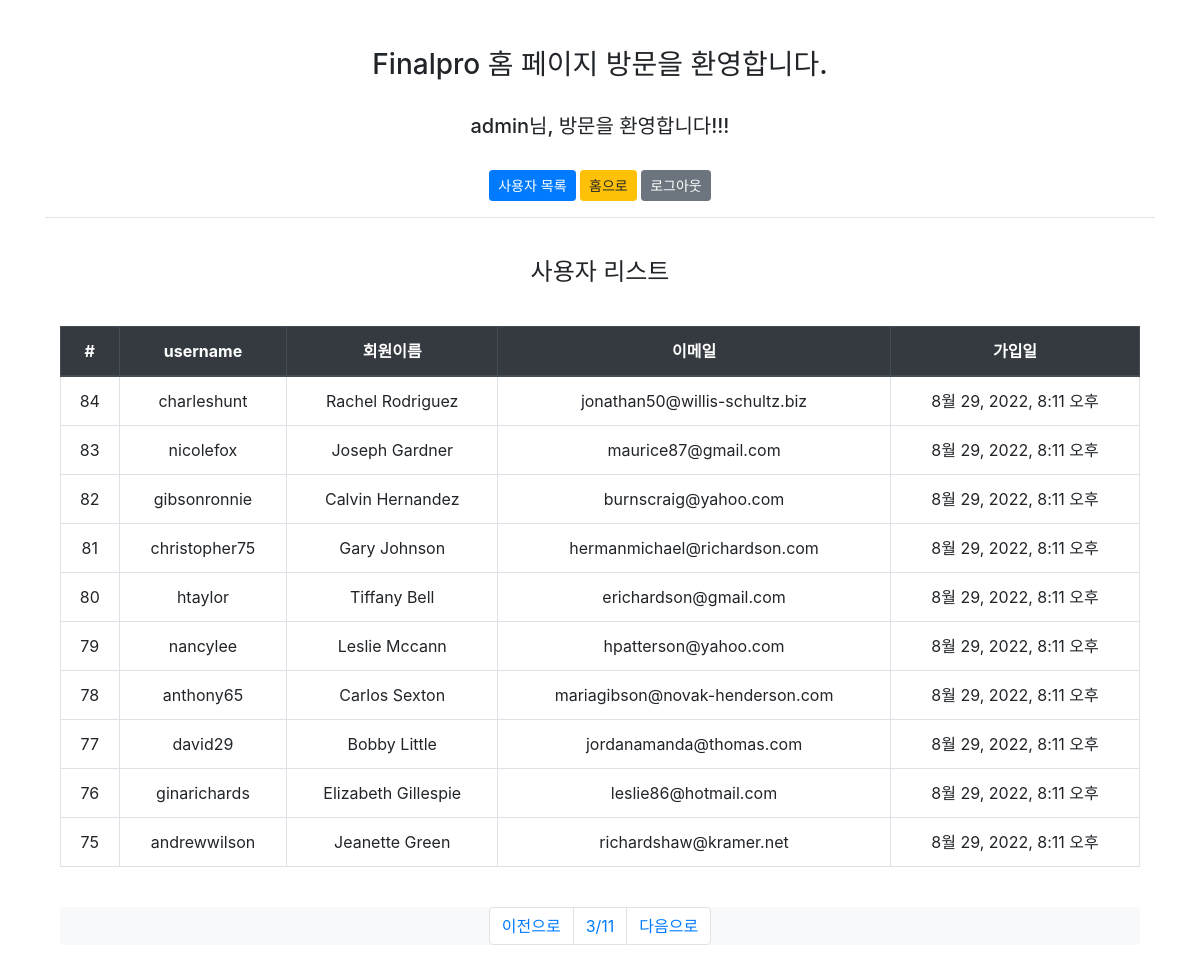
The page /users?p=3 (signed in) on the database its author committed.
### report/models.py (models this page shows)
class Users(AbstractUser):
    full_name = models.CharField(max_length=100, null=True)
    pay_plan = models.ForeignKey(PayPlan, on_delete=models.DO_NOTHING, null=True)

### report/views.py (the view)
# urls.py: path("users", list_view, name="list_view"),
@login_required
def list_view(request):
    username = request.user.username
    page = int(request.GET.get("p", 1))
    users = Users.objects.all().order_by("-id")
    paginator = Paginator(users, 10)
    users = paginator.get_page(page)
    return render(request, "boards.html", {"users": users, "username": username})

### templates/boards.html (shortened to what this page needs)
{% extends "base.html" %}
{% load static %}
{% block content %}
<div class="col text-center">
    <h4>사용자 리스트</h4>
    <br/>
    <table class="table table-bordered">
      <thead class="thead-dark">
        <th>#</th>
        <th>username</th>
        <th>회원이름</th>
        <th>이메일</th>
        <th>가입일</th>
      </thead>
      {% for u in users %}
      <tr>
        <td>{{ u.id }}</td>
        <td>{{ u.username }}</td>
        <td>{{ u.first_name }} {{ u.last_name }}</td>
        <td>{{ u.email }}</td>
        <td>{{ u.date_joined }}</td>
      </tr>
      {% endfor %}
    </table>
    <br/>
    <nav aria-label="Page navigation example">
      <ul class="pagination nav justify-content-center bg-light">
        {% if users.has_previous %}
        <li class="page-item">
          <a class="page-link" href="?p={{ users.previous_page_number }}">이전으로</a>
        </li>
        {% else %}
        <li class="page-item">
          <a class="page-link" href="#">이전으로</a>
        </li>
        {% endif %}
        <li class="page-item">
          <a class="page-link" href="?p={{ users.number|add:1 }}">{{users.number}}/{{users.paginator.num_pages}}</a>
        </li>
        {% if users.has_next %}
        <li class="page-item">
          <a class="page-link" href="?p={{ users.next_page_number }}">다음으로</a>
        </li>
        {% else %}
        <li class="page-item">
          <a class="page-link" href="#">다음으로</a>
        </li>
        {% endif %}
      </ul>
    </nav>
</div>
<br/><br/>
{% endblock %}

### templates/base.html (shortened to what this page needs)
<!DOCTYPE html>
<html>
  <head>
    <link rel="stylesheet" href="https://cdn.jsdelivr.net/npm/bootstrap@4.6.2/dist/css/bootstrap.min.css">
  </head>
  <body>
  <div class="container">
    <div class="col text-center">
      <br/><br/>
      <h3>Finalpro 홈 페이지 방문을 환영합니다.</h3>
      <br/>
      {% if user.is_authenticated %}
      <h5>{{ username }}님, 방문을 환영합니다!!!</h5>
      <br/>
      <a href="{% url 'list_view' %}" class="btn btn-primary btn-sm">사용자 목록</a>
      <a href="{% url 'index' %}" class="btn btn-warning btn-sm">홈으로</a>
      <a href="{% url 'logout' %}" class="btn btn-secondary btn-sm">로그아웃</a>
      {% else %}
      <h5>guest님, 로그인 또는 회원가입 하시기 바랍니다.</h5>
      <br/>
      <a href="{% url 'login' %}"  class="btn btn-primary btn-sm">로그인</a>
      <a href="{% url 'index' %}" class="btn btn-warning btn-sm">홈으로</a>
      <a href="{% url 'register' %}" class="btn btn-success btn-sm">회원가입</a>
      {% endif %}
    </div>
    <hr>
    <br/>
    {% block content %}
    {% endblock %}
  </div>
  </body>
</html>

### rows shown on the page
Users: username "admin"
Users: id "84", username "charleshunt", first_name "Rachel", last_name "Rodriguez", email "jonathan50@willis-schultz.biz", date_joined "8월 29, 2022, 8:11 오후"
Users: id "83", username "nicolefox", first_name "Joseph", last_name "Gardner", email "maurice87@gmail.com", date_joined "8월 29, 2022, 8:11 오후"
Users: id "82", username "gibsonronnie", first_name "Calvin", last_name "Hernandez", email "burnscraig@yahoo.com", date_joined "8월 29, 2022, 8:11 오후"
Users: id "81", username "christopher75", first_name "Gary", last_name "Johnson", email "hermanmichael@richardson.com", date_joined "8월 29, 2022, 8:11 오후"
Users: id "80", username "htaylor", first_name "Tiffany", last_name "Bell", email "erichardson@gmail.com", date_joined "8월 29, 2022, 8:11 오후"
Users: id "79", username "nancylee", first_name "Leslie", last_name "Mccann", email "hpatterson@yahoo.com", date_joined "8월 29, 2022, 8:11 오후"
Users: id "78", username "anthony65", first_name "Carlos", last_name "Sexton", email "mariagibson@novak-henderson.com", date_joined "8월 29, 2022, 8:11 오후"
Users: id "77", username "david29", first_name "Bobby", last_name "Little", email "jordanamanda@thomas.com", date_joined "8월 29, 2022, 8:11 오후"
Users: id "76", username "ginarichards", first_name "Elizabeth", last_name "Gillespie", email "leslie86@hotmail.com", date_joined "8월 29, 2022, 8:11 오후"
Users: id "75", username "andrewwilson", first_name "Jeanette", last_name "Green", email "richardshaw@kramer.net", date_joined "8월 29, 2022, 8:11 오후"

### other values the page prints
{{ users.number }} "3"
{{ users.paginator.num_pages }} "11"
